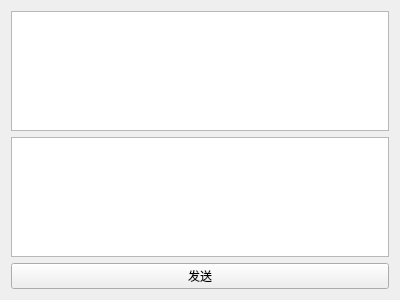
<?xml version="1.0" encoding="UTF-8"?>
<ui version="4.0">
 <class>Widget</class>
 <widget class="QWidget" name="Widget">
  <property name="geometry">
   <rect>
    <x>0</x>
    <y>0</y>
    <width>400</width>
    <height>300</height>
   </rect>
  </property>
  <property name="windowTitle">
   <string>UdpTestB</string>
  </property>
  <layout class="QGridLayout" name="gridLayout">
   <item row="0" column="0">
    <widget class="QTextEdit" name="textMsg"/>
   </item>
   <item row="1" column="0">
    <widget class="QTextEdit" name="textInput"/>
   </item>
   <item row="2" column="0">
    <widget class="QPushButton" name="btnSend">
     <property name="text">
      <string>发送</string>
     </property>
    </widget>
   </item>
  </layout>
 </widget>
 <layoutdefault spacing="6" margin="11"/>
 <resources/>
 <connections/>
</ui>
